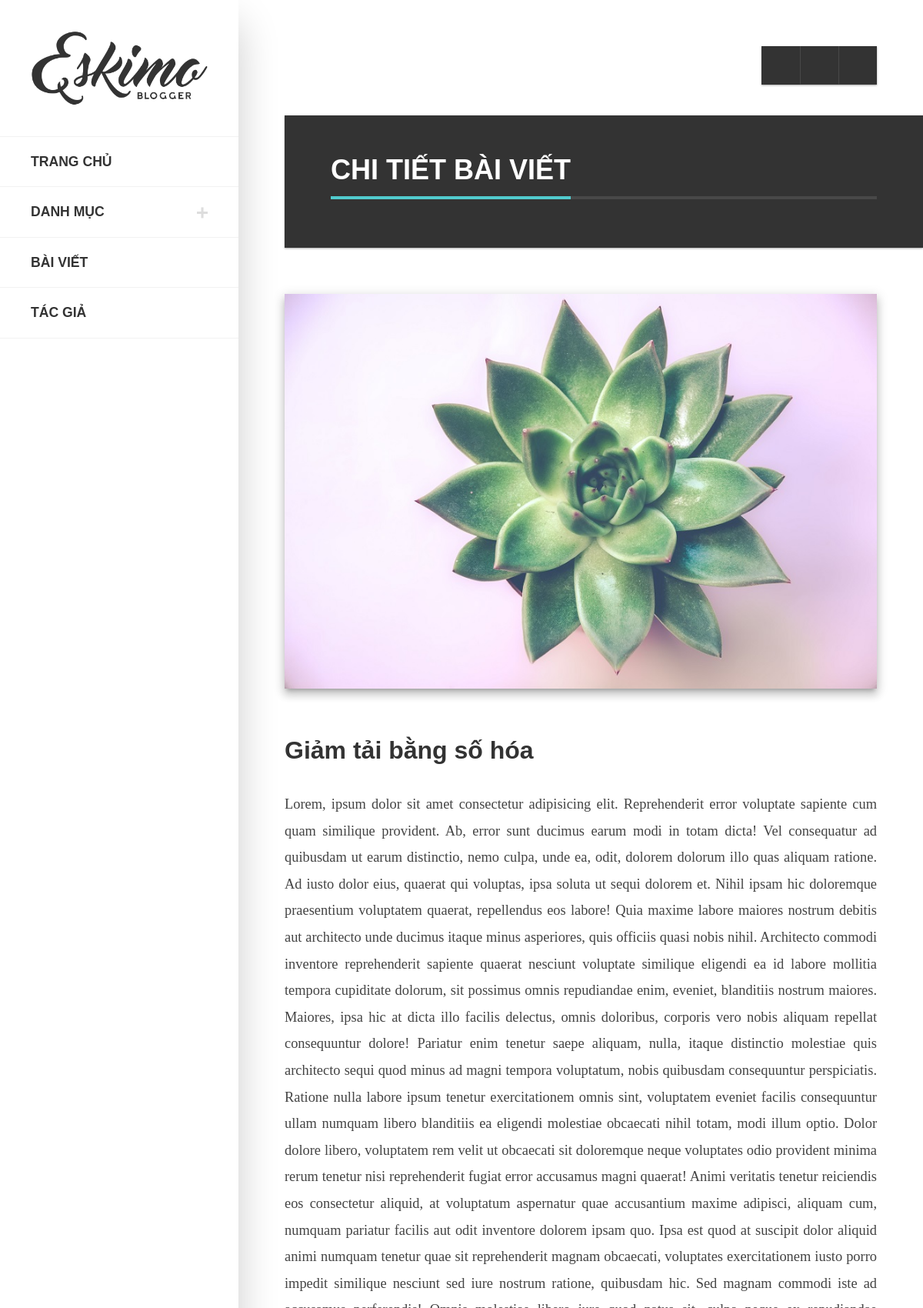
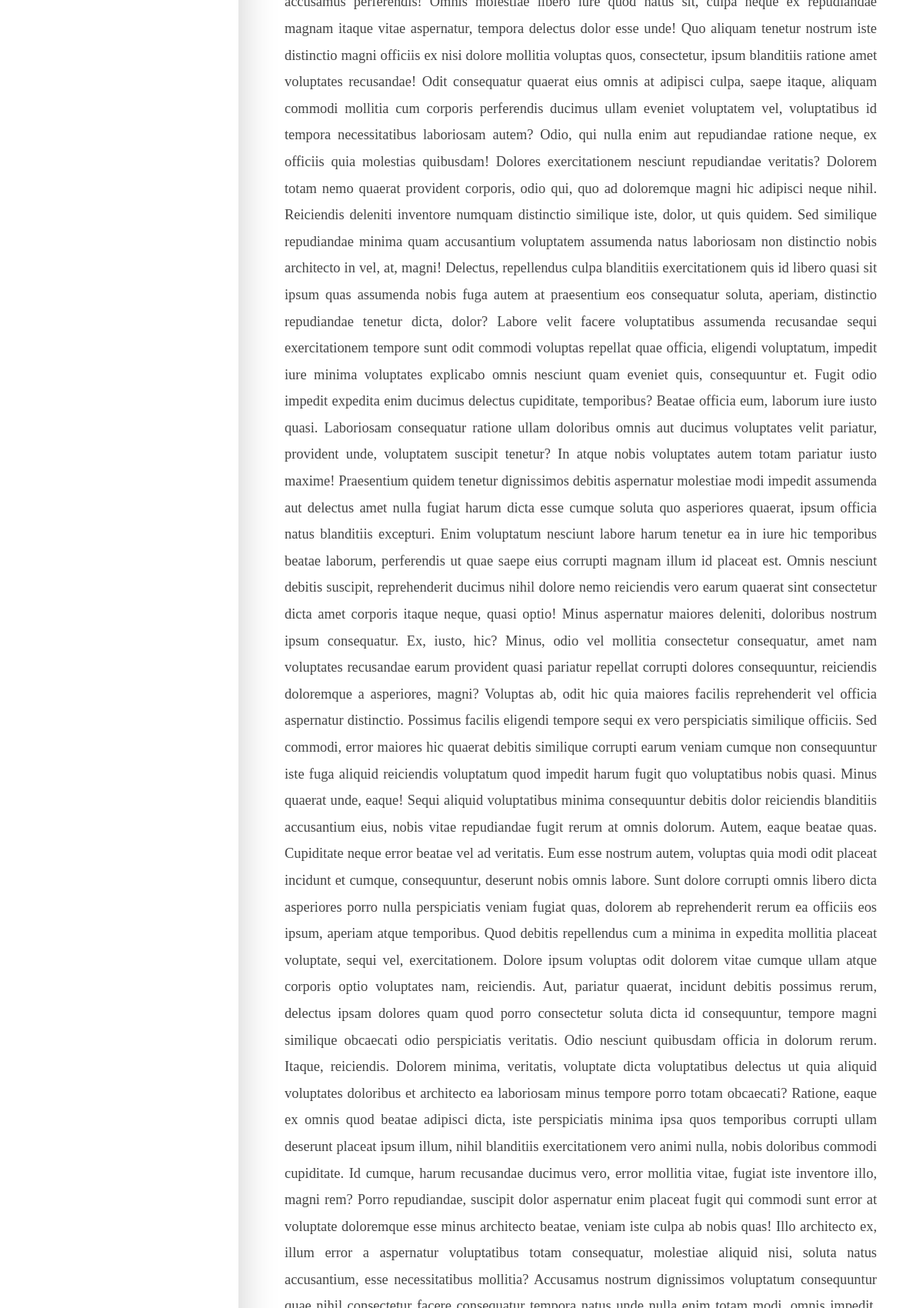
/index.php?admin=user&mod=home&act=detail&id=40 (upper part), run on the app's committed database (2 pictures, top to bottom).
### tables this page shows
CREATE TABLE `posts`  (
  `id` int NOT NULL AUTO_INCREMENT,
  `title` varchar(255) NULL DEFAULT NULL COMMENT 'Tiêu đề bài viết',
  `description` text NULL COMMENT 'Mô tả bài viết',
  `thumbnail` varchar(255) NULL DEFAULT NULL COMMENT 'ảnh bài viết',
  `content` text NULL COMMENT 'Nội dung bài viết',
  `slug` varchar(255) NULL DEFAULT NULL,
  `view_count` bigint NULL DEFAULT NULL COMMENT 'số lượng xem',
  `user_id` int NULL DEFAULT NULL COMMENT 'tác giả',
  `category_id` int NULL DEFAULT NULL COMMENT 'Bài post này thuộc danh mục nào',
  `created_at` timestamp(0) NULL DEFAULT current_timestamp(0) ON UPDATE CURRENT_TIMESTAMP(0) COMMENT 'Ngày tạo',
  PRIMARY KEY (`id`) USING BTREE,
  INDEX `user_id`(`user_id`) USING BTREE,
  INDEX `category_id`(`category_id`) USING BTREE,
  CONSTRAINT `posts_ibfk_1` FOREIGN KEY (`user_id`) REFERENCES `users` (`id`) ON DELETE NO ACTION ON UPDATE RESTRICT,
  CONSTRAINT `posts_ibfk_2` FOREIGN KEY (`category_id`) REFERENCES `categories` (`id`) ON DELETE NO ACTION ON UPDATE RESTRICT
);

### controllers/user/Controller.php (called while the page is built, shortened)
<?php
class Controller{
	public function view($name, $data = []){
		extract($data);
		require_once $name . '.php';
	}
}
 ?>

### controllers/user/HomeController.php (called while the page is built, shortened)
<?php
require_once('Controller.php');
require_once('models/user/Post.php');
class HomeController extends Controller
{
	public $modelPost;
	public $modelCate;
	public function __construct()
	{
		$this->modelPost = new Post();
		$this->modelCate = new Category();
	}
	public function detail(){
		$id = $_GET['id'];
		$categories = $this->modelCate->all();
		$post = $this->modelPost->find($id);
		$cates = $this->modelCate->parentCate();
		return $this->view('views/user/post/detailPost', [
			'post' => $post,
			'categories' => $categories,
			'cates' => $cates
		]);
	}
}
 ?>

### index.php (called while the page is built, shortened)
<?php
$act = (isset($_GET['act']) ? $_GET['act'] : 'home');
$controller_obj = new $controller_class_name();
$controller_obj->$act();
?>

### models/admin/Connection.php (called while the page is built, shortened)
<?php
class Connection{
	public function __construct(){
		$servername = 'localhost';
		$username = 'root';
		$password = '';
		$dbname = 'project-php27';
		$this->conn = new mysqli($servername, $username, $password, $dbname);
	}
}
?>

### models/user/Model.php (called while the page is built, shortened)
<?php
require_once('models/admin/Connection.php');
class Model{
	public function __construct(){
		$connection_obj = new Connection();
		$this->connection = $connection_obj->conn;
	}
}
 ?>

### models/user/Post.php (called while the page is built, shortened)
<?php
require_once('Model.php');
class Post extends Model{
	public function find($id){
		$sql = "SELECT * FROM posts WHERE id=$id";
		$result = $this->connection->query($sql);
		$post = $result->fetch_assoc();
		return $post;
	}
}
 ?>

### views/user/post/detailPost.php (the view, shortened to what this page needs)
<?php require_once('views/user/header.php'); ?>
<div class="eskimo-page-title">
                    <h1><span>Chi tiết bài viết</span></h1>
                </div>
                <div class="eskimo-featured-img">
                    <img src="public/admin/img/thumbnail/<?= $post['thumbnail'] ?>" style="width: 100%;">
                </div>
                <div class="eskimo-page-content">
                    <h2 style="text-align: justify;"><?= $post['title'] ?></h2>
                </div>
                <div class="eskimo-page-content">
                    <p style="text-align: justify;"><?= $post['content'] ?></p>
                </div>
            </div>
        </main>
<?php require_once('views/user/footer.php'); ?>

### data on the page
posts: thumbnail (picture), title "Giảm tải bằng số hóa"
